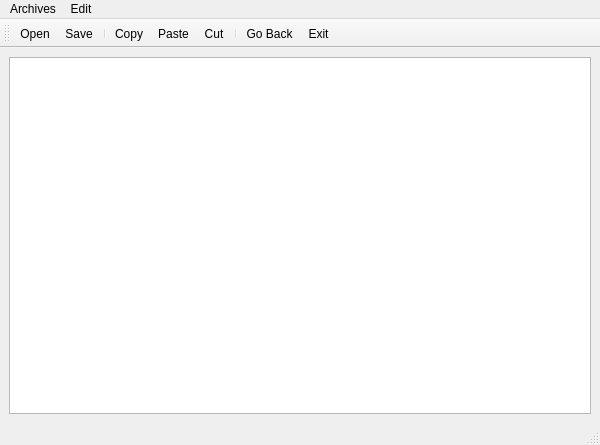
<?xml version="1.0" encoding="UTF-8"?>
<ui version="4.0">
 <class>Notepad</class>
 <widget class="QMainWindow" name="Notepad">
  <property name="geometry">
   <rect>
    <x>0</x>
    <y>0</y>
    <width>600</width>
    <height>445</height>
   </rect>
  </property>
  <property name="windowTitle">
   <string>MainWindow</string>
  </property>
  <widget class="QWidget" name="centralwidget">
   <layout class="QGridLayout" name="gridLayout">
    <item row="0" column="0">
     <widget class="QPlainTextEdit" name="plainTextEdit"/>
    </item>
   </layout>
  </widget>
  <widget class="QMenuBar" name="menubar">
   <property name="geometry">
    <rect>
     <x>0</x>
     <y>0</y>
     <width>600</width>
     <height>22</height>
    </rect>
   </property>
   <widget class="QMenu" name="menuArchives">
    <property name="title">
     <string>Archives</string>
    </property>
    <addaction name="actionOpen"/>
    <addaction name="actionSave"/>
    <addaction name="separator"/>
    <addaction name="actionGo_Back"/>
    <addaction name="actionExit"/>
   </widget>
   <widget class="QMenu" name="menuEdit">
    <property name="title">
     <string>Edit</string>
    </property>
    <addaction name="actionCopy"/>
    <addaction name="actionPaste"/>
    <addaction name="actionCut"/>
   </widget>
   <addaction name="menuArchives"/>
   <addaction name="menuEdit"/>
  </widget>
  <widget class="QStatusBar" name="statusbar"/>
  <widget class="QToolBar" name="toolBar">
   <property name="windowTitle">
    <string>toolBar</string>
   </property>
   <attribute name="toolBarArea">
    <enum>TopToolBarArea</enum>
   </attribute>
   <attribute name="toolBarBreak">
    <bool>false</bool>
   </attribute>
   <addaction name="actionOpen"/>
   <addaction name="actionSave"/>
   <addaction name="separator"/>
   <addaction name="actionCopy"/>
   <addaction name="actionPaste"/>
   <addaction name="actionCut"/>
   <addaction name="separator"/>
   <addaction name="actionGo_Back"/>
   <addaction name="actionExit"/>
  </widget>
  <action name="actionOpen">
   <property name="icon">
    <iconset resource="assets.qrc">
     <normaloff>:/icons/open.png</normaloff>:/icons/open.png</iconset>
   </property>
   <property name="text">
    <string>Open</string>
   </property>
  </action>
  <action name="actionSave">
   <property name="icon">
    <iconset resource="assets.qrc">
     <normaloff>:/icons/save.png</normaloff>:/icons/save.png</iconset>
   </property>
   <property name="text">
    <string>Save</string>
   </property>
  </action>
  <action name="actionGo_Back">
   <property name="icon">
    <iconset resource="assets.qrc">
     <normaloff>:/icons/back.png</normaloff>:/icons/back.png</iconset>
   </property>
   <property name="text">
    <string>Go Back</string>
   </property>
  </action>
  <action name="actionCopy">
   <property name="icon">
    <iconset resource="assets.qrc">
     <normaloff>:/icons/copy.png</normaloff>:/icons/copy.png</iconset>
   </property>
   <property name="text">
    <string>Copy</string>
   </property>
  </action>
  <action name="actionPaste">
   <property name="icon">
    <iconset resource="assets.qrc">
     <normaloff>:/icons/paste.png</normaloff>:/icons/paste.png</iconset>
   </property>
   <property name="text">
    <string>Paste</string>
   </property>
  </action>
  <action name="actionCut">
   <property name="icon">
    <iconset resource="assets.qrc">
     <normaloff>:/icons/cut.png</normaloff>:/icons/cut.png</iconset>
   </property>
   <property name="text">
    <string>Cut</string>
   </property>
  </action>
  <action name="actionExit">
   <property name="icon">
    <iconset resource="assets.qrc">
     <normaloff>:/icons/exit.png</normaloff>:/icons/exit.png</iconset>
   </property>
   <property name="text">
    <string>Exit</string>
   </property>
  </action>
 </widget>
 <resources>
  <include location="assets.qrc"/>
 </resources>
 <connections/>
</ui>
